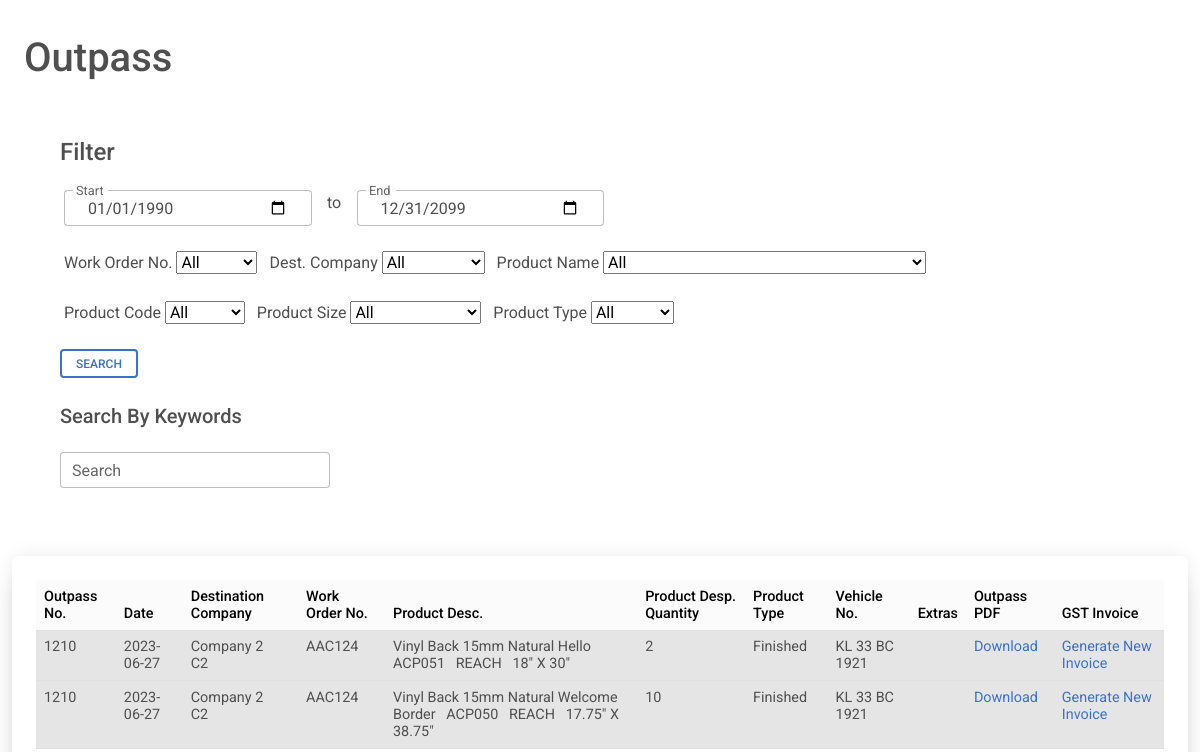
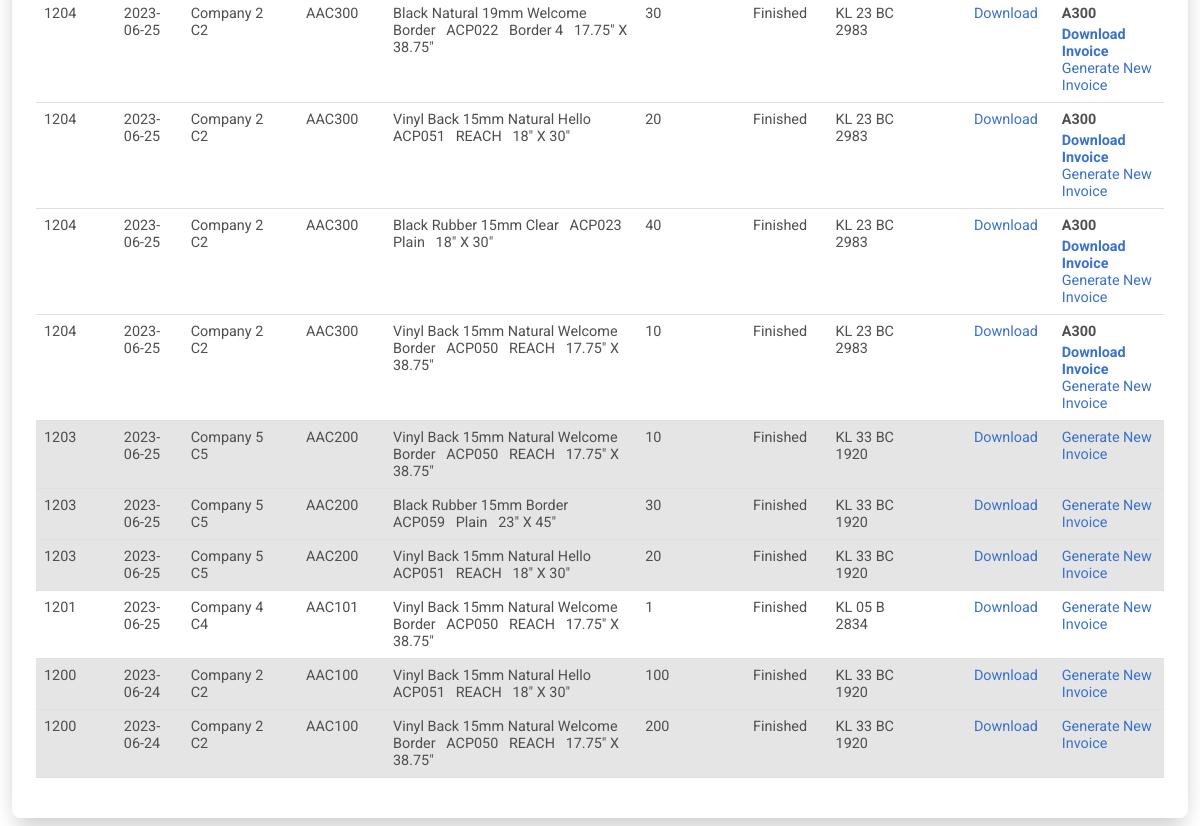
/outpassshowall.php, run on an earlier commit of the app's database (2 pictures, top to bottom).
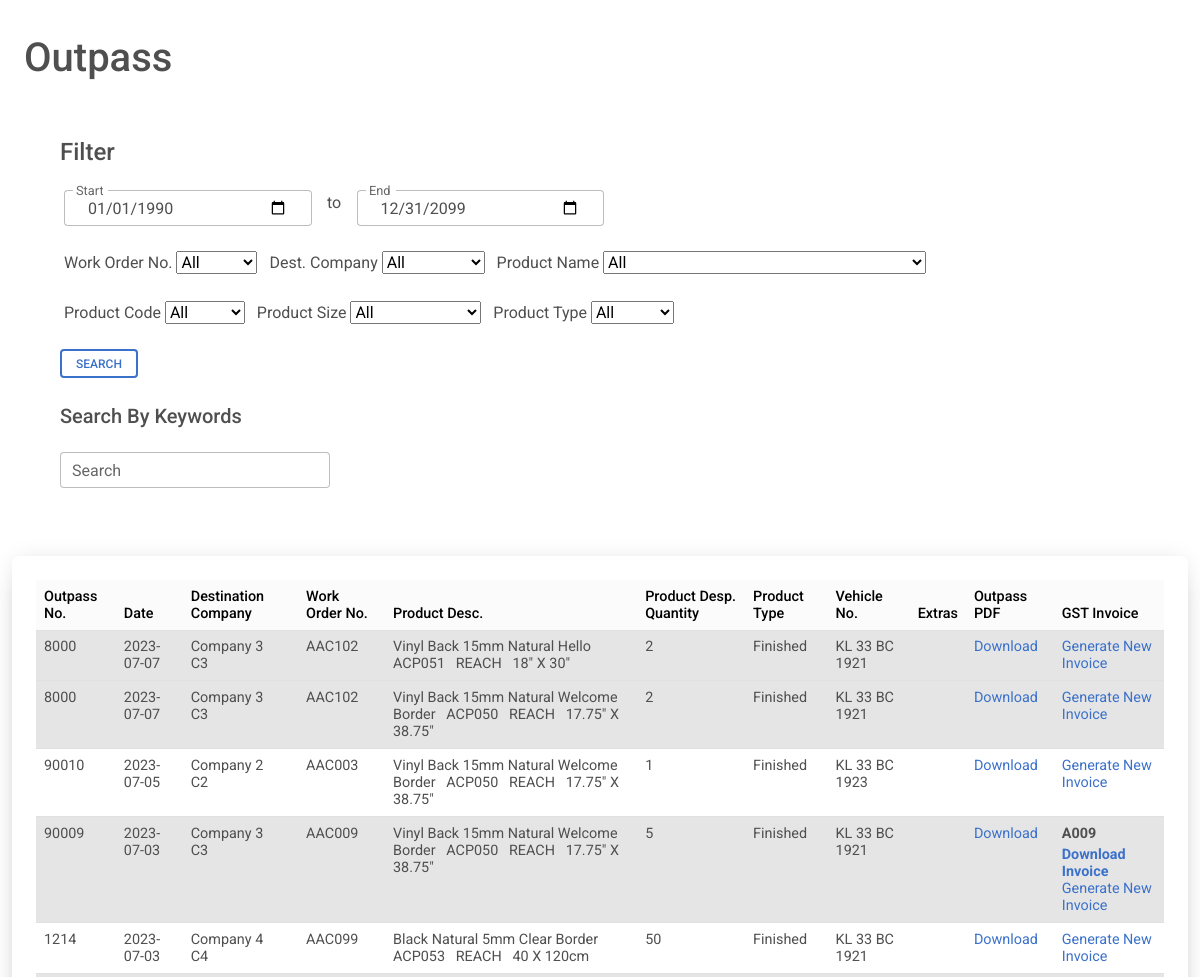
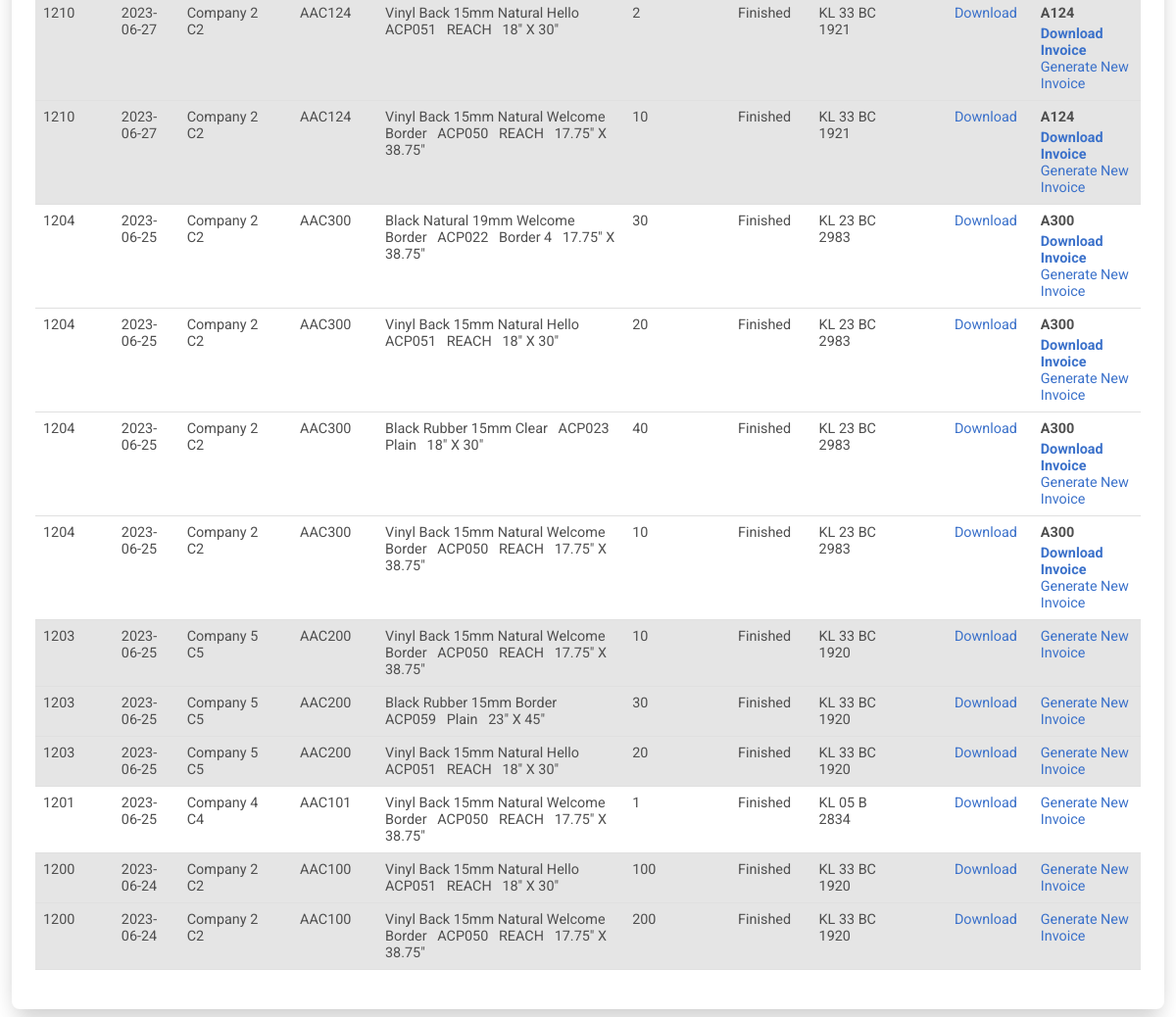
And on a later commit of the database (2 pictures, top to bottom).
### tables this page shows
CREATE TABLE IF NOT EXISTS `outpass` (
  `no` int NOT NULL AUTO_INCREMENT,
  `date` date NOT NULL,
  `work_order_no` varchar(25) NOT NULL,
  `dest` varchar(125) NOT NULL,
  `woc` varchar(125) NOT NULL,
  `vehicleno` varchar(50) NOT NULL,
  `extras` varchar(125) NOT NULL,
  `invoice_no` varchar(20) NOT NULL DEFAULT 'Not Generated',
  `type` varchar(10) NOT NULL DEFAULT 'outpass',
  `timestamp` timestamp NOT NULL DEFAULT CURRENT_TIMESTAMP,
  PRIMARY KEY (`no`)
);

CREATE TABLE IF NOT EXISTS `outpass_products` (
  `outpass_no` int NOT NULL,
  `product_type` varchar(15) NOT NULL DEFAULT 'finished',
  `product_name` varchar(50) NOT NULL,
  `work_order` varchar(25) NOT NULL,
  `product_code` varchar(25) NOT NULL DEFAULT 'AAC(code)',
  `product_design` varchar(50) NOT NULL,
  `product_size` varchar(25) NOT NULL,
  `product_qty` int NOT NULL
);

### outpassshowall.php (the view, shortened to what this page needs)
<?php
include 'conn.php';
?>
<?php
$start = '1990-01-31';
$end = '2099-12-31';
$sql = "select * from outpass,outpass_products where outpass.no = outpass_products.outpass_no";
$sql .= "  AND date BETWEEN '$start' AND '$end' ORDER BY timestamp DESC";
$retval = mysqli_query($conn, $sql);
?>
<html>
<link rel="stylesheet" href="https://cdnjs.cloudflare.com/ajax/libs/font-awesome/6.0.0/css/all.min.css" />
<link rel="stylesheet" href="css/mdb.min.css" />
</head>
<body>
    <main> <br>
        <h1 class="mt-2 ms-4">Outpass</h1>
        <div class="container-fluid">
            <div class='row justify-content'>
                <div class="col">
                    <form name="filter" class="bg-white rounded-5 shadow-0-strong p-5" method="post">
                        <h4 class='mb-4'>Filter</h4>
                        <div class="row ms-1 justify-content w-50">
                            <div class="form-outline col">
                                <input type="date" class="form-control" value="1990-01-01" id='start' required
                                    name="start">
                                <label for="start" class='form-label'>Start</label>
                            </div>
                            <div class="col col-sm-1">
                                <center>to</center>
                            </div>
                            <div class="form-outline col">
                                <input name="end" class="form-control" value="2099-12-31" id='end' required type="date">
                                <label for="end" class='form-label'>End</label>
                            </div>
                        </div>
                        <div class="col mt-4 mb-4 ms-1">
                            <label>Work Order No.</label>
                            <select name='workorderno'>
                                <option selected>All</option>
                            </select>
                            <label>Dest. Company</label>
                            <select name='company'>
                                <option selected>All</option>
                            </select>
                            <label>Product Name</label>
                            <select name='product_name'>
                                <option selected>All</option>
                            </select>
                        </div>
                        <div class="col mt-4 mb-4 ms-1">
                            <label>Product Code</label>
                            <select name='product_code'>
                                <option selected>All</option>
                            </select>
                            <label>Product Size</label>
                            <select name='product_size'>
                                <option selected>All</option>
                            </select>
                            <label>Product Type</label>
                            <select name='product_type'>
                                <option selected>All</option>
                            </select>
                        </div>
                        <input type="submit" class=" btn btn-outline-primary btn-sm" data-mdb-ripple-color="dark"
                            name="filter" value="Search">
                        <br> <br>
                        <h5 class='mb-4'>Search By Keywords</h5>
                        <div class='col justify-content w-25'>
                            <div class="input-group">
                                <div class="form-outline">
                                    <input type="text" id='search' class="form-control" name="search"
                                        placeholder="eg. ABC001">
                                    <label class="form-label" for="search">Search</label>
                                </div>
                            </div>
                        </div>
                    </form>
                </div>
            </div>
            <div class="container-fluid mt-1 mb-2 p-2 bg-white rounded-5 shadow-5-strong p-4">
                <table class="table table-sm">
                    <thead class="table-light sticky-top">
                        <th>
                            Outpass No.
                        </th>
                        <th>
                            Date
                        </th>
                        <th>
                            Destination Company
                        </th>
                        <th>
                            Work Order No.
                        </th>
                        <th>
                            Product Desc.
                        </th>
                        <th>
                            Product Desp. Quantity
                        </th>
                        <th>
                            Product Type
                        </th>
                        <th>
                            Vehicle No.
                        </th>
                        <th>
                            Extras
                        </th>
                        <th>
                            Outpass PDF
                        </th>
                        <th>
                            GST Invoice
                        </th>
                    </thead>
                    <tbody id='tablebody'>
                        <tr>
                            <?php
                            $cur_no = -1;
                            $table_active = '';
                            while ($row = $retval->fetch_assoc()) {
                                if ($cur_no == $row['no']) {
                                } else {
                                    if ($table_active == 'table-active') {
                                        $table_active = '';
                                    } else {
                                        $table_active = 'table-active';
                                    }
                                }
                                if (!empty($row)) {
                                    echo "
                    <tr class='$table_active'>
                    <td>
                    {$row['no']}
                    </td>
                    <td>
                    {$row['date']}
                    </td>
                    <td>
                    {$row['dest']}
                    &nbsp;
                    {$row['woc']}
                    </td>
                    <td>
                    {$row['work_order']}
                    </td>
                    <td>
                    {$row['product_name']}
                    &nbsp;
                    {$row['product_code']}
                    &nbsp;
                    {$row['product_design']}
                    &nbsp;
                    {$row['product_size']}
                    </td>
                    <td>
                    {$row['product_qty']}
                    </td>
                    <td>
                    {$row['product_type']}
                    </td>
                    <td>
                    {$row['vehicleno']}
                    </td>
                    <td>
                    {$row['extras']}
                    </td>
                    <td>
                    <a href='createpdfpass.php?no={$row['no']}&io=outpass' target='_blank'>Download</a>
                    </td>
                    <td>";
                                    if (!($row['invoice_no'] == 'Not Generated')) {
                                        echo "<p class='fw-bold mb-1'>{$row['invoice_no']}</p> <a href='createpdfgstinvoice.php?wo={$row['work_order']}&in={$row['invoice_no']}' class='fw-bold' target='_blank'>Download Invoice</a> <br>";
                                    }
                                    echo "<a href='creategstinvoice.php?wo={$row['work_order']}' target='_blank'>Generate New Invoice</a>";
                                    echo "</td>
                    </tr>
                    ";
                                    $cur_no = $row['no'];
                                }
                            }
                            ?>
                        </tr>
                    </tbody>
                </table>
            </div>
        </div>
    </main>
</body>
</html>

What changed in the data, as far as the page shows it:
added outpass: no "8000", date "2023-07-07", dest "Company 3", woc "C3", outpass_products.work_order "AAC102", outpass_products.product_name "Vinyl Back 15mm Natural Hello", outpass_products.product_code "ACP051", outpass_products.product_design "REACH", outpass_products.product_size "18\" X 30\"", outpass_products.product_qty "2", outpass_products.product_type "Finished", vehicleno "KL 33 BC 1921", outpass_products.product_name "Vinyl Back 15mm Natural Welcome Border", outpass_products.product_code "ACP050", outpass_products.product_size "17.75\" X 38.75\""
added outpass: no "90010", date "2023-07-05", dest "Company 2", woc "C2", outpass_products.work_order "AAC003", outpass_products.product_name "Vinyl Back 15mm Natural Welcome Border", outpass_products.product_code "ACP050", outpass_products.product_design "REACH", outpass_products.product_size "17.75\" X 38.75\"", outpass_products.product_qty "1", outpass_products.product_type "Finished", vehicleno "KL 33 BC 1923"
added outpass: no "90009", date "2023-07-03", dest "Company 3", woc "C3", outpass_products.work_order "AAC009", outpass_products.product_name "Vinyl Back 15mm Natural Welcome Border", outpass_products.product_code "ACP050", outpass_products.product_design "REACH", outpass_products.product_size "17.75\" X 38.75\"", outpass_products.product_qty "5", outpass_products.product_type "Finished", vehicleno "KL 33 BC 1921", invoice_no "A009"
added outpass: no "1214", date "2023-07-03", dest "Company 4", woc "C4", outpass_products.work_order "AAC099", outpass_products.product_name "Black Natural 5mm Clear Border", outpass_products.product_code "ACP053", outpass_products.product_design "REACH", outpass_products.product_size "40 X 120cm", outpass_products.product_qty "50", outpass_products.product_type "Finished", vehicleno "KL 33 BC 1921"
changed outpass "AAC124": invoice_no (not shown) → "A124"
